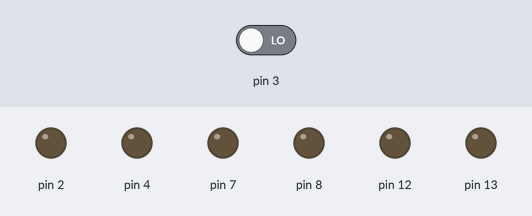
Simulated run of this sketch. Board: Arduino Uno, built with avr-gcc and run on an emulated ATmega328P. Parts: output pins drawn as LEDs (lit = HIGH). The test bench sets the inputs (shaded band); at power-on: pin 3 LOW.

Above: at 1.2 s.
1.3 s: pin 3 driven HIGH
At 2.9 s:
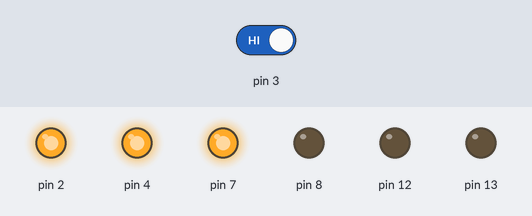
At 3.5 s:
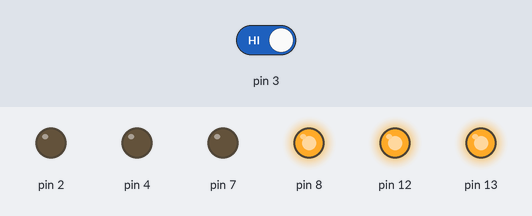
4.3 s: pin 3 driven LOW
Timing chart, 0 to 12.4 s (numbered marks = the images above; inputs shaded):
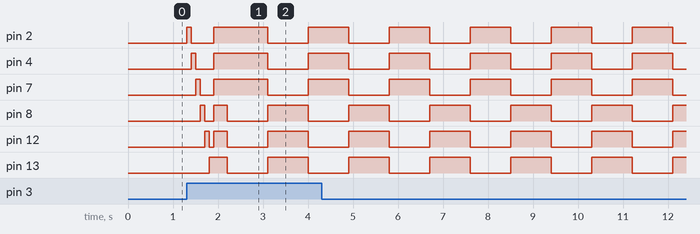

The sketch:

luci_di_natale1.ino
```cpp
void setup()
{
  pinMode(2, OUTPUT);
  pinMode(3, INPUT);
  pinMode(4, OUTPUT);
  pinMode(7, OUTPUT);
  pinMode(8, OUTPUT);
  pinMode(12, OUTPUT);
  pinMode(13, OUTPUT);
}
int animazione = 0;
void loop()
{

  if(digitalRead(3)==HIGH){
    animazione++;
    if(animazione==4){
      animazione=0;
    }
    }

switch(animazione)
  {

  case 1:

    if(digitalRead(3) == HIGH)
    {
      for(int i = 0; i < 1; i++)
      {
          digitalWrite(2, HIGH);
          delay(100);
          digitalWrite(2, LOW);

          digitalWrite(4, HIGH);
          delay(100);
          digitalWrite(4, LOW);

          digitalWrite(7, HIGH);
          delay(100);
          digitalWrite(7, LOW);

          digitalWrite(8, HIGH);
          delay(100);
          digitalWrite(8, LOW);

          digitalWrite(12, HIGH);
          delay(100);
          digitalWrite(12, LOW);

          digitalWrite(13, HIGH);
          delay(100);
          digitalWrite(13, LOW);
      }
    }
    break;


   case 2:
    digitalWrite(2,HIGH);
    digitalWrite(4,HIGH);
    digitalWrite(7,HIGH);
    digitalWrite(8,HIGH);
    digitalWrite(12,HIGH);
    digitalWrite(13,HIGH);
    delay(300);
    digitalWrite(2,LOW);
    digitalWrite(4,LOW);
    digitalWrite(7,LOW);
    digitalWrite(8,LOW);
    digitalWrite(12,LOW);
    digitalWrite(13,LOW);

  case 3:

    for(int i = 0; i < 3; i++)
    {
    	  digitalWrite(2, HIGH);
      	digitalWrite(4, HIGH);
      	digitalWrite(7, HIGH);
        delay(300);
        digitalWrite(2, LOW);
        digitalWrite(4, LOW);
        digitalWrite(7, LOW);
    }

    for(int i = 0; i < 3; i++)
    {
      	digitalWrite(8, HIGH);
      	digitalWrite(12, HIGH);
      	digitalWrite(13, HIGH);
        delay(300);
        digitalWrite(8, LOW);
        digitalWrite(12, LOW);
        digitalWrite(13, LOW);
    }
    break;
  }

  }
```

Measured:
- after the input at 1.3 s, pin 2: goes HIGH 0.10 s, LOW 0.50 s, HIGH 1.2 s, LOW 0.90 s, then HIGH, starting at once; pin 4: goes HIGH 0.10 s, LOW 0.40 s, HIGH 1.2 s, LOW 0.90 s, then HIGH, starting after 0.10 s
